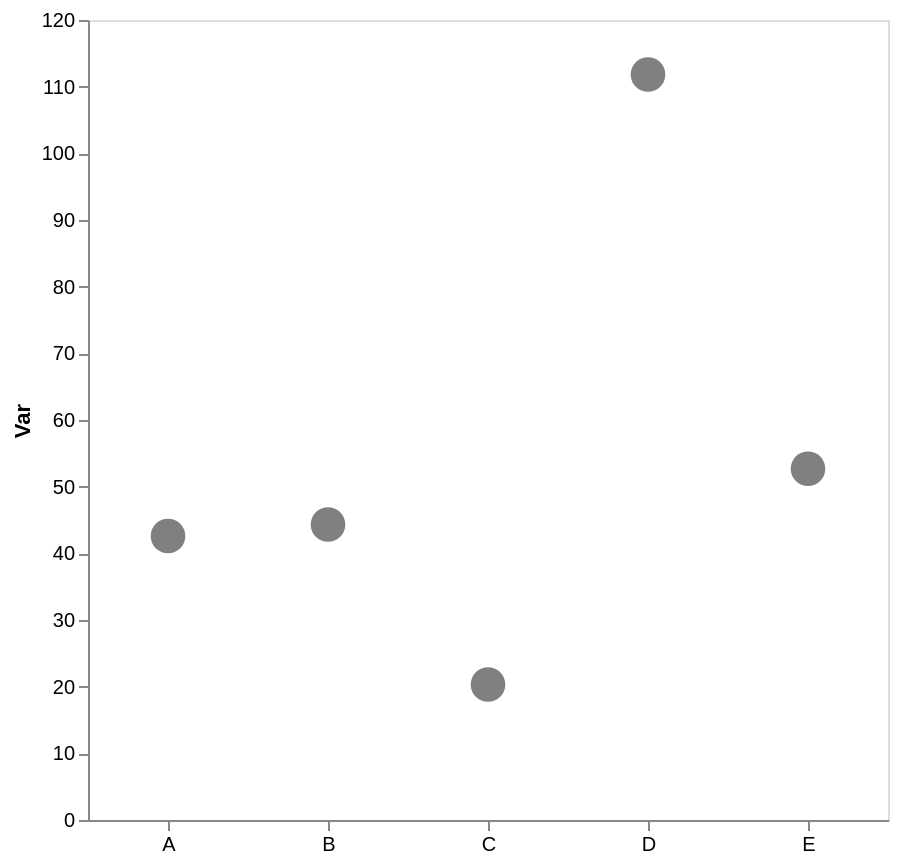

Write the Vega-Lite specification saved for this chart.
### Vega-Lite specification from a JSON file in a GitHub repository (floating-point values rounded to 4 significant figures)
{"config": {"view": {"continuousWidth": 300, "continuousHeight": 300}, "axis": {"grid": false}, "bar": {"color": "gray"}}, "data": {"name": "data-290ec3aa5877c2189b5ed0cdf7530524"}, "mark": {"type": "point", "color": "gray", "filled": true, "size": 300}, "encoding": {"x": {"axis": {"labelAngle": 0, "title": null}, "field": "cat", "type": "nominal"}, "y": {"aggregate": "mean", "axis": {"title": "Var"}, "field": "var1", "type": "quantitative"}}, "height": 400, "width": 400, "$schema": "https://vega.github.io/schema/vega-lite/v5.17.0.json", "datasets": {"data-290ec3aa5877c2189b5ed0cdf7530524": [{"cat": "E", "var1": 52.31, "var2": 47.21}, {"cat": "B", "var1": 44.32, "var2": 51.74}, {"cat": "D", "var1": 122.6, "var2": 60.29}, {"cat": "A", "var1": 38.94, "var2": 34.58}, {"cat": "D", "var1": 105.0, "var2": 57.27}, {"cat": "E", "var1": 61.98, "var2": 42.63}, {"cat": "C", "var1": 22.75, "var2": 42.78}, {"cat": "E", "var1": 59.23, "var2": 51.47}, {"cat": "E", "var1": 37.2, "var2": 47.01}, {"cat": "A", "var1": 46.26, "var2": 62.9}, {"cat": "D", "var1": 107.9, "var2": 39.3}, {"cat": "C", "var1": 17.9, "var2": 56.51}]}}
